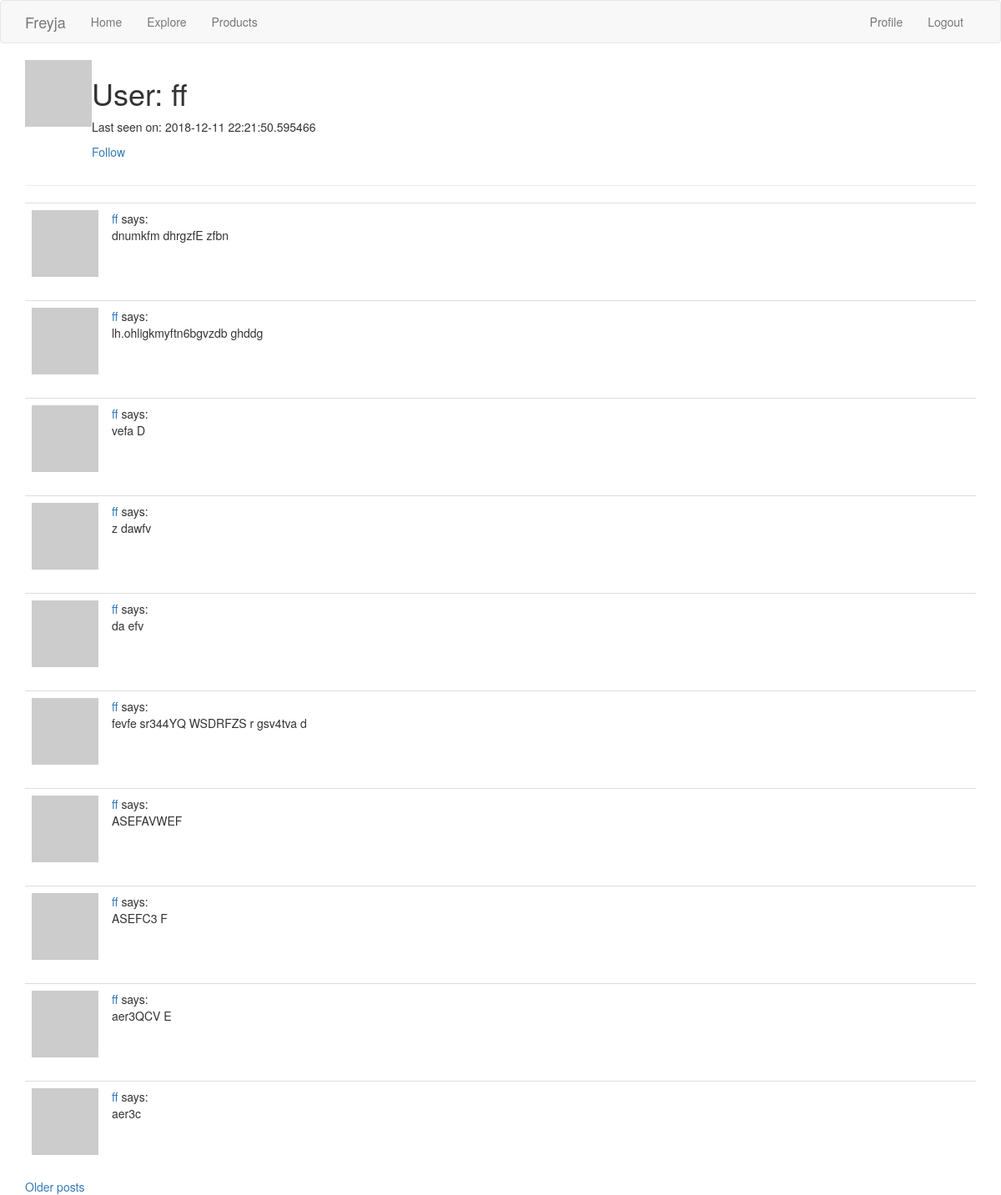
/user/ff (signed in), run on the app's committed database.
### app/models.py (models this page shows, shortened)
class User(UserMixin, db.Model):
    id = db.Column(db.Integer, primary_key=True)
    username = db.Column(db.String(64), index=True, unique=True)
    customername = db.Column(db.String(255), index=True)
    lastname = db.Column(db.String(255), index=True)
    middlename = db.Column(db.String(255))
    firstname = db.Column(db.String(255), index=True)
    email = db.Column(db.String(120), index=True, unique=True)
    password_hash = db.Column(db.String(128))
    about_me = db.Column(db.String(255))
    last_seen = db.Column(db.DateTime, default=datetime.utcnow)
    address = db.Column(db.String(255), index=True)
    city = db.Column(db.String(255), index=True)
    postalcode = db.Column(db.String(255), index=True)
    country = db.Column(db.String(255), index=True)
    orders = db.relationship('Order', backref='customer', lazy='dynamic')
    posts = db.relationship('Post', backref='author', lazy='dynamic')
    followed = db.relationship(
        'User', secondary=followers,
        primaryjoin=(followers.c.follower_id == id),
        secondaryjoin=(followers.c.followed_id == id),
        backref=db.backref('followers', lazy='dynamic'), lazy='dynamic')
    def avatar(self, size):
        digest = md5(self.email.lower().encode('utf-8')).hexdigest()
        return 'https://www.gravatar.com/avatar/{}?d=identicon&s={}'.format(
            digest, size)
    def is_following(self, user):
        return self.followed.filter(
            followers.c.followed_id == user.id).count() > 0

class Post(db.Model):
    body = db.Column(db.String(140))
    id = db.Column(db.Integer, primary_key=True)
    timestamp = db.Column(db.DateTime, index=True, default=datetime.utcnow)
    user_id = db.Column(db.Integer, db.ForeignKey('user.id'))

### app/routes.py (the view)
@app.route('/user/<username>')
@login_required
def user(username):
    user = User.query.filter_by(username=username).first_or_404()
    page = request.args.get('page', 1, type=int)
    posts = user.posts.order_by(Post.timestamp.desc()).paginate(
        page, app.config['POSTS_PER_PAGE'], False)
    next_url = url_for('user', username=user.username, page=posts.next_num) \
        if posts.has_next else None
    prev_url = url_for('user', username=user.username, page=posts.prev_num) \
        if posts.has_prev else None
    return render_template('user.html', user=user, posts=posts.items,
                           next_url=next_url, prev_url=prev_url)

### app/models.py (called while the page is built)
@login.user_loader
def load_user(id):
    return User.query.get(int(id))

### app/routes.py (called while the page is built)
@app.before_request
def before_request():
    if current_user.is_authenticated:
        current_user.last_seen = datetime.utcnow()
        db.session.commit()

### app/templates/user.html (shortened to what this page needs)
{% extends "base.html" %}
{% block app_content %}
    <table>
        <tr valign="top">
            <td><img src="{{ user.avatar(128) }}"></td>
            <td>
                <h1>User: {{ user.username }}</h1>
                {% if user.last_seen %}<p>Last seen on: {{ user.last_seen }}</p>{% endif %}
                {% if user == current_user %}
                <p><a href="{{ url_for('edit_profile') }}">Edit your profile</a></p>
                {% elif not current_user.is_following(user) %}
                <p><a href="{{ url_for('follow', username=user.username) }}">Follow</a></p>
                {% else %}
                <p><a href="{{ url_for('unfollow', username=user.username) }}">Unfollow</a></p>
                {% endif %}
            </td>
        </tr>
    </table>
    <hr>
    {% for post in posts %}
        {% include '_post.html' %}
    {% endfor %}
    {% if next_url %}
    <a href="{{ next_url }}">Older posts</a>
    {% endif %}
{% endblock %}

### app/templates/_post.html
<table class="table table-hover">
    <tr>
        <td width="70px">
            <a href="{{ url_for('user', username=post.author.username) }}">
                <img src="{{ post.author.avatar(70) }}" />
            </a>
        </td>
        <td>
            <a href="{{ url_for('user', username=post.author.username) }}">
                {{ post.author.username }}
            </a>
            says:
            <br>
            {{ post.body }}
        </td>
    </tr>
</table>

### data on the page
User: username "ff", last_seen "2018-12-11 22:21:50.595466"
Post: author.username "ff", body "dnumkfm dhrgzfE zfbn"
Post: author.username "ff", body "lh.ohligkmyftn6bgvzdb ghddg"
Post: author.username "ff", body "vefa D"
Post: author.username "ff", body "z dawfv"
Post: author.username "ff", body "da efv"
Post: author.username "ff", body "fevfe sr344YQ WSDRFZS r gsv4tva d"
Post: author.username "ff", body "ASEFAVWEF"
Post: author.username "ff", body "ASEFC3 F"
Post: author.username "ff", body "aer3QCV E"
Post: author.username "ff", body "aer3c"
